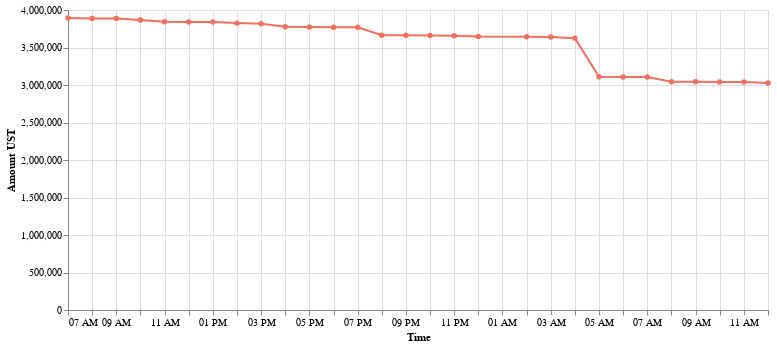

The cell this chart's notebook holds for it:
### Code cell
alt.Chart(p2_hourly_df.rename(columns=cols_dict)).mark_line(point=True).encode(
    x=alt.X(cols_dict['HR']+':T', sort=alt.EncodingSortField(order='ascending')),
    y=cols_dict['net_ust']+":Q",
    tooltip=[alt.Tooltip(cols_dict['HR']+':T', format='%Y-%m-%d %H:%M'), alt.Tooltip(cols_dict['net_ust']+":Q")]
).configure_mark(
    color='#F1705F'
).properties(width=700).configure_axisX(
).configure_view(strokeOpacity=0)

### Figure 1 — Vega-Lite specification as saved in the notebook (floating-point values rounded to 4 significant figures)
{"config": {"view": {"continuousWidth": 400, "continuousHeight": 300, "strokeOpacity": 0}, "axisX": {}, "mark": {"color": "#F1705F"}}, "data": {"name": "data-3fb60733b20150d4609eca4e41b473cd"}, "mark": {"type": "line", "point": true}, "encoding": {"tooltip": [{"field": "Time", "format": "%Y-%m-%d %H:%M", "type": "temporal"}, {"field": "Amount UST", "type": "quantitative"}], "x": {"field": "Time", "sort": {"order": "ascending"}, "type": "temporal"}, "y": {"field": "Amount UST", "type": "quantitative"}}, "width": 700, "$schema": "https://vega.github.io/schema/vega-lite/v4.17.0.json", "datasets": {"data-3fb60733b20150d4609eca4e41b473cd": [{"Time": "2022/02/01  07:00:00", "Withdrawn amount": 501200.0, "WITH_TX": 11, "N° of withdrawing users": 11, "cumsum_with": 501200.0, "Amount UST": 3893000.0}, {"Time": "2022/02/01  08:00:00", "Withdrawn amount": 5923.0, "WITH_TX": 3, "N° of withdrawing users": 3, "cumsum_with": 507100.0, "Amount UST": 3887000.0}, {"Time": "2022/02/01  09:00:00", "Withdrawn amount": 1250.0, "WITH_TX": 2, "N° of withdrawing users": 2, "cumsum_with": 508400.0, "Amount UST": 3886000.0}, {"Time": "2022/02/01  10:00:00", "Withdrawn amount": 19310.0, "WITH_TX": 3, "N° of withdrawing users": 3, "cumsum_with": 527700.0, "Amount UST": 3867000.0}, {"Time": "2022/02/01  11:00:00", "Withdrawn amount": 24690.0, "WITH_TX": 7, "N° of withdrawing users": 7, "cumsum_with": 552400.0, "Amount UST": 3842000.0}, {"Time": "2022/02/01  12:00:00", "Withdrawn amount": 857.7, "WITH_TX": 3, "N° of withdrawing users": 3, "cumsum_with": 553200.0, "Amount UST": 3841000.0}, {"Time": "2022/02/01  13:00:00", "Withdrawn amount": 1930.0, "WITH_TX": 2, "N° of withdrawing users": 2, "cumsum_with": 555100.0, "Amount UST": 3839000.0}, {"Time": "2022/02/01  14:00:00", "Withdrawn amount": 14000.0, "WITH_TX": 2, "N° of withdrawing users": 2, "cumsum_with": 569100.0, "Amount UST": 3825000.0}, {"Time": "2022/02/01  15:00:00", "Withdrawn amount": 7636.0, "WITH_TX": 5, "N° of withdrawing users": 5, "cumsum_with": 576800.0, "Amount UST": 3817000.0}, {"Time": "2022/02/01  16:00:00", "Withdrawn amount": 39640.0, "WITH_TX": 7, "N° of withdrawing users": 7, "cumsum_with": 616400.0, "Amount UST": 3778000.0}, {"Time": "2022/02/01  17:00:00", "Withdrawn amount": 4949.0, "WITH_TX": 4, "N° of withdrawing users": 3, "cumsum_with": 621400.0, "Amount UST": 3773000.0}, {"Time": "2022/02/01  18:00:00", "Withdrawn amount": 1470.0, "WITH_TX": 2, "N° of withdrawing users": 2, "cumsum_with": 622800.0, "Amount UST": 3771000.0}, {"Time": "2022/02/01  19:00:00", "Withdrawn amount": 1788.0, "WITH_TX": 4, "N° of withdrawing users": 4, "cumsum_with": 624600.0, "Amount UST": 3770000.0}, {"Time": "2022/02/01  20:00:00", "Withdrawn amount": 104700.0, "WITH_TX": 5, "N° of withdrawing users": 5, "cumsum_with": 729300.0, "Amount UST": 3665000.0}, {"Time": "2022/02/01  21:00:00", "Withdrawn amount": 2642.0, "WITH_TX": 5, "N° of withdrawing users": 5, "cumsum_with": 732000.0, "Amount UST": 3662000.0}, {"Time": "2022/02/01  22:00:00", "Withdrawn amount": 1300.0, "WITH_TX": 3, "N° of withdrawing users": 3, "cumsum_with": 733300.0, "Amount UST": 3661000.0}, {"Time": "2022/02/01  23:00:00", "Withdrawn amount": 4211.0, "WITH_TX": 5, "N° of withdrawing users": 5, "cumsum_with": 737500.0, "Amount UST": 3657000.0}, {"Time": "2022/02/02  00:00:00", "Withdrawn amount": 11500.0, "WITH_TX": 3, "N° of withdrawing users": 3, "cumsum_with": 749000.0, "Amount UST": 3645000.0}, {"Time": "2022/02/02  02:00:00", "Withdrawn amount": 1043.0, "WITH_TX": 3, "N° of withdrawing users": 3, "cumsum_with": 750000.0, "Amount UST": 3644000.0}, {"Time": "2022/02/02  03:00:00", "Withdrawn amount": 3108.0, "WITH_TX": 2, "N° of withdrawing users": 2, "cumsum_with": 753100.0, "Amount UST": 3641000.0}, {"Time": "2022/02/02  04:00:00", "Withdrawn amount": 16220.0, "WITH_TX": 4, "N° of withdrawing users": 4, "cumsum_with": 769400.0, "Amount UST": 3625000.0}, {"Time": "2022/02/02  05:00:00", "Withdrawn amount": 515900.0, "WITH_TX": 2, "N° of withdrawing users": 2, "cumsum_with": 1285000.0, "Amount UST": 3109000.0}, {"Time": "2022/02/02  06:00:00", "Withdrawn amount": 1100.0, "WITH_TX": 1, "N° of withdrawing users": 1, "cumsum_with": 1286000.0, "Amount UST": 3108000.0}, {"Time": "2022/02/02  07:00:00", "Withdrawn amount": 2445.0, "WITH_TX": 3, "N° of withdrawing users": 3, "cumsum_with": 1289000.0, "Amount UST": 3105000.0}, {"Time": "2022/02/02  08:00:00", "Withdrawn amount": 61030.0, "WITH_TX": 5, "N° of withdrawing users": 5, "cumsum_with": 1350000.0, "Amount UST": 3044000.0}, {"Time": "2022/02/02  09:00:00", "Withdrawn amount": 1150.0, "WITH_TX": 4, "N° of withdrawing users": 4, "cumsum_with": 1351000.0, "Amount UST": 3043000.0}, {"Time": "2022/02/02  10:00:00", "Withdrawn amount": 2850.0, "WITH_TX": 4, "N° of withdrawing users": 4, "cumsum_with": 1354000.0, "Amount UST": 3040000.0}, {"Time": "2022/02/02  11:00:00", "Withdrawn amount": 1070.0, "WITH_TX": 2, "N° of withdrawing users": 2, "cumsum_with": 1355000.0, "Amount UST": 3039000.0}, {"Time": "2022/02/02  12:00:00", "Withdrawn amount": 12290.0, "WITH_TX": 6, "N° of withdrawing users": 5, "cumsum_with": 1367000.0, "Amount UST": 3027000.0}]}}
